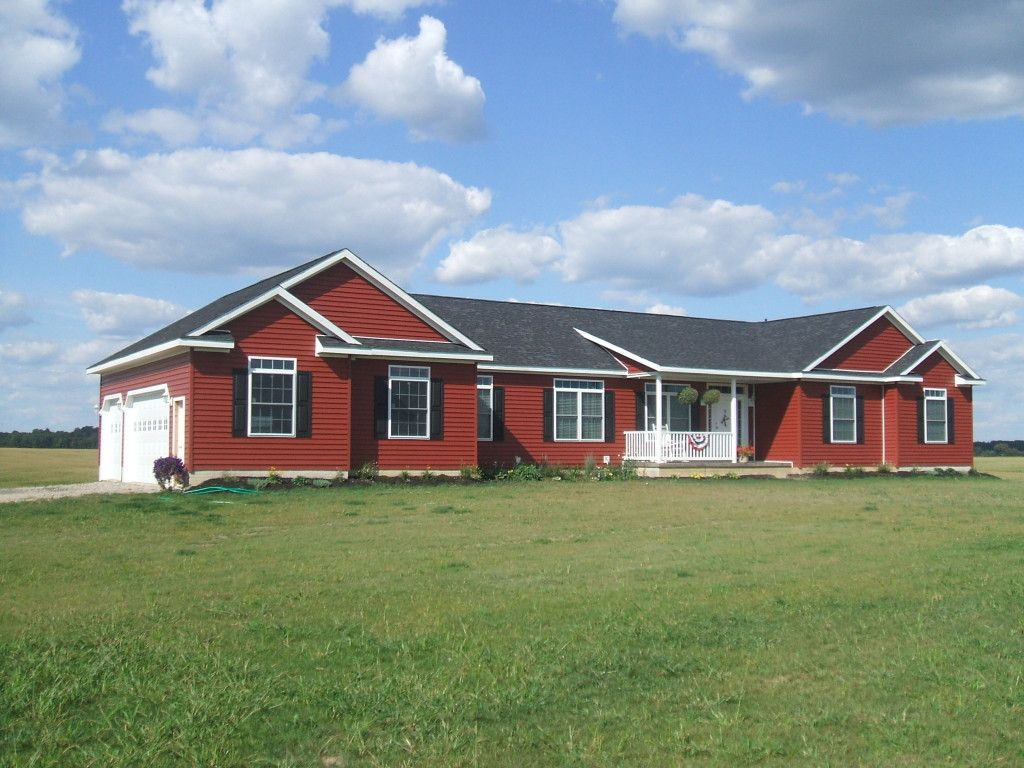
#> input picture Input-Files/House.jpg, 1024 x 768 px
$ jupyter execute CS4243-Tutorial-01-L1L2.ipynb   (shell and % lines are left out)
#> lines starting #> are read from the running program, lines starting #| are printed output that depends on the picture; after the words box and inside, x2 and y2 are one past the last pixel; in counts of white or black regions, pixels touching at a corner belong together
# Welcome to CS4243 Tutorial 1 Lecture 1 & 2
In this tutorial, we will walk through examples to have a better understanding for some concepts that we learnt in L1&L2.

You can opt to use images provided it the zipped folder or use your own image to run demo.

### Part 1
**Basic Operations on Images**

* Assume you have builded a new conda environment with python=3.8, then install basic python packages: imutils, opencv-python, scikit-image

[cell 1]
# Import the necessary packages that will be used in the following implementation
import imutils
import cv2
import matplotlib.pyplot as plt
import numpy as np
from skimage import color

* Load and display House.jpg

[cell 2]
# Reading an Image
img = cv2.imread('Input-Files/House.jpg')
#> img is the input picture: shape (768, 1024, 3); mean B, G, R 141.7, 148, 133.4
plt.title('BGR Image')
plt.imshow(img)
(h, w, d) = img.shape
#> h = 768; w = 1024; d = 3
print("hieght={}, width={}, depth={}".format(h, w, d))
#| hieght=768, width=1024, depth=3
print("Type of image = ", type(img))
#| Type of image =  <class 'numpy.ndarray'>

[cell 3]
# Convert from BGR to RGB
img = cv2.cvtColor(img, cv2.COLOR_BGR2RGB)
plt.imshow(img)
plt.title('RGB Image')

* Show image in R,G,B colour space, respectively

[cell 4]
############ You code here #########################
img = cv2.cvtColor(img, cv2.COLOR_BGR2RGB)
img_R, img_G, img_B = img[:, :, 0], img[:, :, 1], img[:, :, 2]


############ You code here #########################

plt.figure(figsize=(15, 5))
plt.subplot(1,3,1)
plt.title('R Channel')
plt.imshow(img_R, cmap='gray')
plt.subplot(1,3,2)
plt.title('G Channel')
plt.imshow(img_G, cmap='gray')
plt.subplot(1,3,3)
plt.title('B Channel')
plt.imshow(img_B, cmap='gray')

* Visualize the normalized color(rg-chromaticity) and intensity images

[cell 5]
############ You code here #########################
img_color = img / np.sum(img, axis=2, keepdims=True)
img_intensity = np.sum(img, axis=2) / 3

############ You code here #########################

plt.figure(figsize=(10, 5))
plt.subplot(1,2,1)
plt.title('Normalized color')
plt.imshow(img_color)
plt.subplot(1,2,2)
plt.title('Intensity')
plt.imshow(img_intensity, cmap='gray')
#> figure, not shown here; B, G, R data is drawn as R, G, B

* Convert RGB image into HSV colour space, and show H, S, V channels, respectively

[cell 6]
############ You code here #########################
import matplotlib.colors as mcolors
img_HSV = mcolors.rgb_to_hsv(img / 255.0)
#> img_HSV: shape (768, 1024, 3) float64; mean of channels 0, 1, 2 0.285, 0.336, 0.657
img_H = img_HSV[:, :, 0]
img_S = img_HSV[:, :, 1]
img_V = img_HSV[:, :, 2]


############ You code here #########################


plt.figure(figsize=(15, 5))
plt.subplot(1,3,1)
plt.title('H Channel')
plt.imshow(img_H, cmap='gray')
plt.subplot(1,3,2)
plt.title('S Channel')
plt.imshow(img_S, cmap='gray')
plt.subplot(1,3,3)
plt.title('V Channel')
plt.imshow(img_V, cmap='gray')

* Convert RGB image into grayscale

[cell 7]
# Convert the image to gray scale
# For color conversion, we use the function cv2.cvtColor(input_image, flag) where flag determines the type of conversion
img_gray = cv2.cvtColor(img, cv2.COLOR_RGB2GRAY)
plt.imshow(img_gray, cmap='gray')
print("Number of dimensions of image now = ", img_gray.ndim)
#| Number of dimensions of image now =  2
(h, w) = img_gray.shape
print("hieght={}, width={} ".format(h, w))
#| hieght=768, width=1024
print("Image intensities channel 1 = ", np.min(img_gray), ",", np.max(img_gray))
#| Image intensities channel 1 =  5 , 255

* Resize the greyscale image to different spatial resolutions (i.e., 2, 0.5, and 0.05 of original size)

[cell 8]
# Resizing the image, Spatial Resolution
# cv2.resize(src, dsize[, dst[, fx[, fy[, interpolation]]]]) → dst
plt.figure(figsize = (14,8))

img_gray1 = img_gray
plt.subplot(2, 2, 1)
plt.imshow(img_gray1, cmap = 'gray')

############ You code here #########################
h, w = img_gray1.shape[:2]
img_gray2 = cv2.resize(img_gray1, (h * 2, w * 2))
img_gray3 = cv2.resize(img_gray1, (h // 2, w // 2))
img_gray4 = cv2.resize(img_gray1, (h // 20, w // 20))
############ You code here #########################
plt.subplot(2, 2, 2)
plt.imshow(img_gray2, cmap = 'gray')

############ You code here #########################


############ You code here #########################
plt.subplot(2, 2, 3)
plt.imshow(img_gray3, cmap = 'gray')

plt.subplot(2, 2, 4)
############ You code here #########################


############ You code here #########################
plt.imshow(img_gray4, cmap = 'gray')

print("Size of X = ", img_gray1.shape[0], ",", img_gray1.shape[1])
#| Size of X =  768 , 1024
print("Size of 2X = ", img_gray2.shape[0], ",", img_gray2.shape[0])
#| Size of 2X =  2048 , 2048
print("Size of 0.5X = ", img_gray3.shape[0], ",", img_gray3.shape[0])
#| Size of 0.5X =  512 , 512
print("Size of 0.05X = ", img_gray4.shape[0], ",", img_gray4.shape[0])
#| Size of 0.05X =  51 , 51

### Part 2
**Histogram Normalization**

We will implement histogram stretching and histogram equalization.

[cell 9]
# Show image for histogram stretching
image1 = cv2.imread('Input-Files/Capture.jpeg')
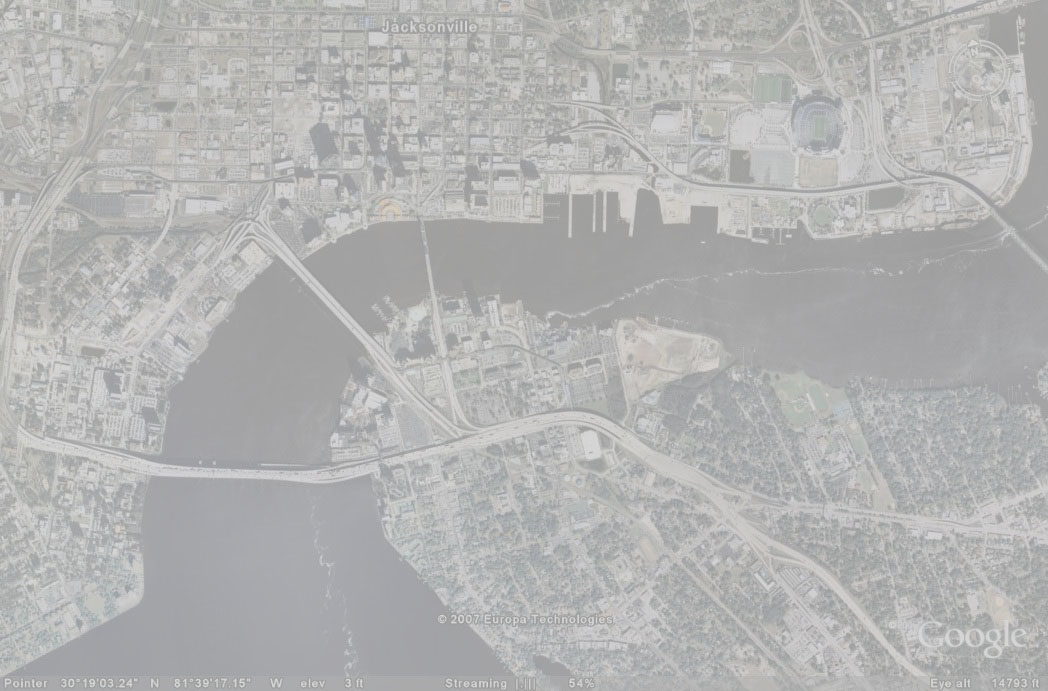
#> input picture Input-Files/Capture.jpeg, 1048 x 691 px
#> image1 is the input picture: shape (691, 1048, 3); mean B, G, R 178.8, 179.2, 178.9
plt.imshow(image1)

* Implement histogram stretching

[cell 10]
# Implement the code of histogram stretching
# Nomarlize to 0-1, then stretch to 0-255
def hist_stretch(image):
    ############ You code here #########################
    f1 = np.min(image)
#> f1 = 144
    f2 = np.max(image)
#> f2 = 227
    new_image = (image - f1) / (f2 - f1) * 255
    new_image = new_image.astype(np.uint8)


    ############ You code here #########################
    return new_image

* Visualize image histogram

[cell 11]
plt.figure(figsize=(14, 5))
plt.subplot(1,2,1)
plt.title('Original histogram')
plt.hist(image1.flatten(), bins=256, range=(0,256))
plt.subplot(1,2,2)
plt.title('Stretched histogram')
plt.hist(hist_stretch(image1).flatten(), bins=256, range=(0,256))


plt.figure(figsize=(15, 8))
plt.subplot(1,2,1)
plt.title('Original image')
plt.imshow(image1)

plt.subplot(1,2,2)
plt.title('Histogram stretched image')
plt.imshow(hist_stretch(image1))
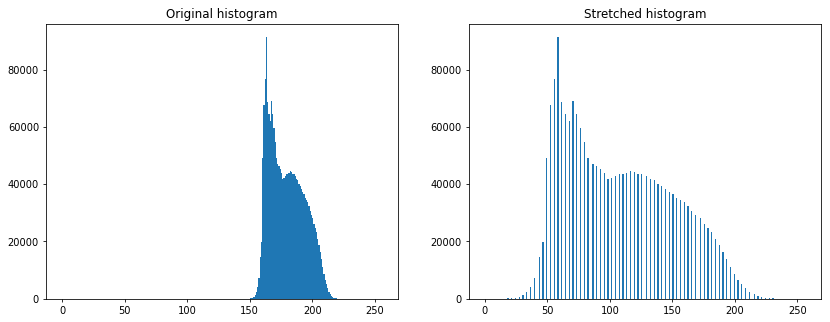
#> figure drawn by matplotlib, 2 panels; panel 1: tallest bar 91533 high, from x = 163 to 164; panel 2: tallest bar 91533 high, from x = 58 to 59
#> figure, not shown here; B, G, R data is drawn as R, G, B

[cell 12]
# Show image for histogram equalization
image2 = cv2.imread('Input-Files/Capture.jpeg')
plt.imshow(image2)

* Implement histogram equalization as described in L2 slide 13

[cell 13]
# Implement the code of cumulative distribution function and histogram equalization as described in L2 slide 13
# Map each intensity to 255*cumulative_proportion


def cal_cdf(x):
    ############ You code here #########################
    df, _= np.histogram(x, range=(0, 256), bins=256)
#> df = 256 values, max 91533 at index 163, min 0 at index 0, mean 8486.3
    cdf = np.cumsum(df)
#> cdf = 256 values from 0 to 2172504
    cdf_normalized = cdf / cdf[-1]
#> cdf_normalized = 256 values from 0 to 1
    hist_max = np.max(df)
#> hist_max = 91533


    ############ You code here #########################

    return cdf_normalized, hist_max


def hist_equalize(image):
    ############ You code here #########################
    if image.ndim == 2:
        df, _ = np.histogram(image, range=(0, 256), bins=256)
        cdf = np.cumsum(df)
        cdf_normalised = cdf / cdf[-1]
        new_image = cdf_normalised[image] * 255
    else:
        new_image = np.copy(image)
        for i in range(3):
            df, _ = np.histogram(image[:, :, i], range=(0, 256), bins=256)
            cdf = np.cumsum(df)
            cdf_normalised = cdf / cdf[-1]
            new_image[:, :, i] = cdf_normalised[image[:, :, i]] * 255

    ############ You code here #########################

    return new_image

* Visualize image histogram

[cell 14]
plt.figure(figsize=(14, 5))
plt.subplot(1,2,1)
plt.title('Original histogram')
cdf_normalized, hist_max =  cal_cdf(image2.flatten())
#> cdf_normalized = 256 values from 0 to 1; hist_max = 91533
plt.plot(cdf_normalized * hist_max, color = 'b')
plt.hist(image2.flatten(), 256, [0,256], color = 'r')


plt.subplot(1,2,2)
plt.title('Equalized histogram')
image2_equalized = hist_equalize(image2)
#> after the loop in hist_equalize, `for i in range(3):`:
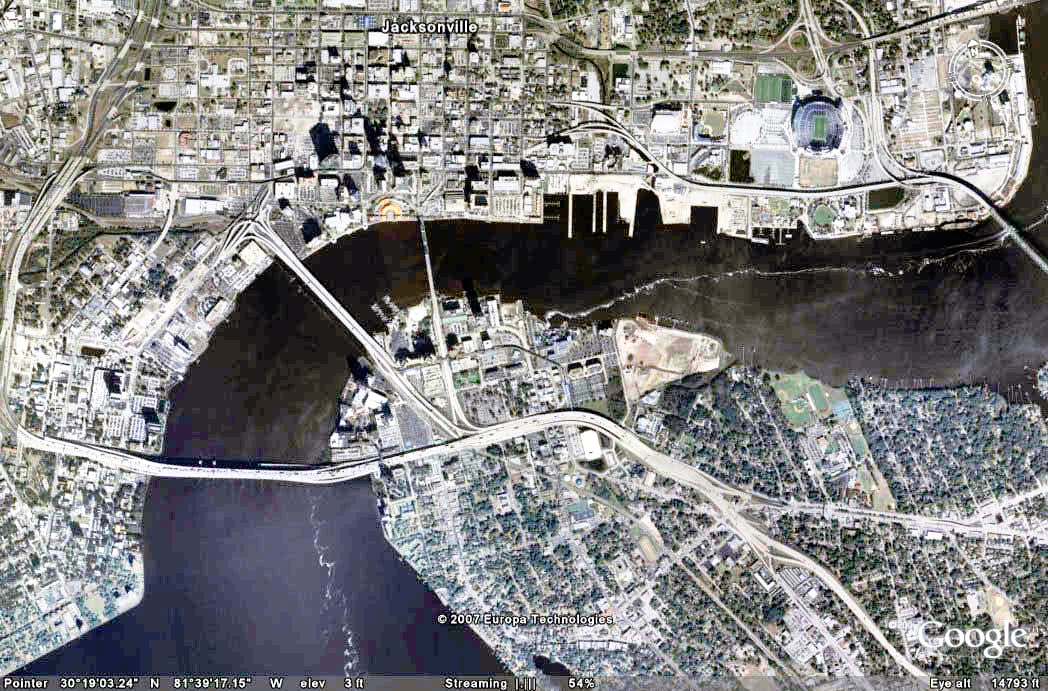
#> new_image: shape (691, 1048, 3); mean B, G, R 129.8, 129.7, 129.8
cdf_normalized, hist_max =  cal_cdf(image2_equalized.flatten())
#> cdf_normalized = 256 values from 0.00299 to 1; hist_max = 48540
plt.plot(cdf_normalized * hist_max, color = 'b')
plt.hist(image2_equalized.flatten(), 256, [0,256], color = 'r')

plt.figure(figsize=(15, 8))
plt.subplot(1,2,1)
plt.title('Original image')
plt.imshow(image2)

plt.subplot(1,2,2)
plt.title('Histogram equalized image')
plt.imshow(image2_equalized)
#> figure, not shown here; panel 1: tallest bar 91533 high, from x = 163 to 164; panel 1: curve peaks at x = 227, y = 91533; panel 2: tallest bar 48540 high, from x = 39 to 40; panel 2: curve peaks at x = 255, y = 48540
#> figure, not shown here; B, G, R data is drawn as R, G, B

[cell 15]
# Compare with the built-in cv2.equalizeHist and try to find out why if there is a difference
# difference is cv2.equalizeHist only works with greyscale images
############ You code here #########################
image2_cv_equalized = cv2.equalizeHist(cv2.cvtColor(image2, cv2.COLOR_RGB2GRAY))
plt.title('Histogram equalized image using cv2.equalizeHist')
plt.imshow(image2_cv_equalized, cmap='grey')


############ You code here #########################

* Access a pixel or window of data in an image

It looks like the stadium is near the pixcel [100, 800], can you show the cropped image of stadiuum? Can you compare the pixcel vaule of [100, 800] before and after histogram equalization?

[cell 16]
############ You code here #########################
R, C = 40, 40
X, Y = 120, 820
img_cropped = image2[X - R:X + R, Y - C:Y + C]
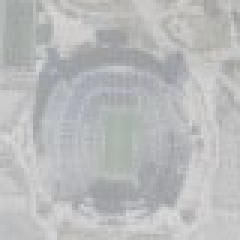
#> img_cropped: shape (80, 80, 3) (shown 3 times larger); mean B, G, R 186.8, 186.3, 185.2
plt.subplot(1, 2, 1)
plt.imshow(img_cropped)
plt.subplot(1, 2, 2)
plt.imshow(hist_equalize(img_cropped))
#> after the loop in hist_equalize (call 2), `for i in range(3):`:
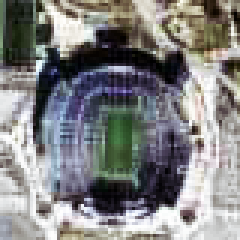
#> new_image: shape (80, 80, 3) (shown 3 times larger); mean B, G, R 129.8, 129.7, 129.6


############ You code here #########################
#> figure, not shown here; B, G, R data is drawn as R, G, B

### Part 3
**Image Filtering**

We will show some examples of kernel filtering, which includes gaussian kernel, box kernel, and sharpening kernel.

[cell 17]
syn_img = cv2.imread('Input-Files/Synthetic.png')
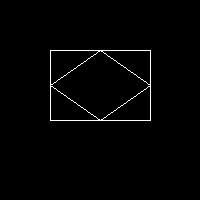
#> input picture Input-Files/Synthetic.png, 200 x 200 px
#> syn_img is the input picture: shape (200, 200, 3); 1.3% white in thin lines or dots, all inside (x1, y1, x2, y2) = (50, 50, 151, 121)
real_img = cv2.imread('Input-Files/Building.png')
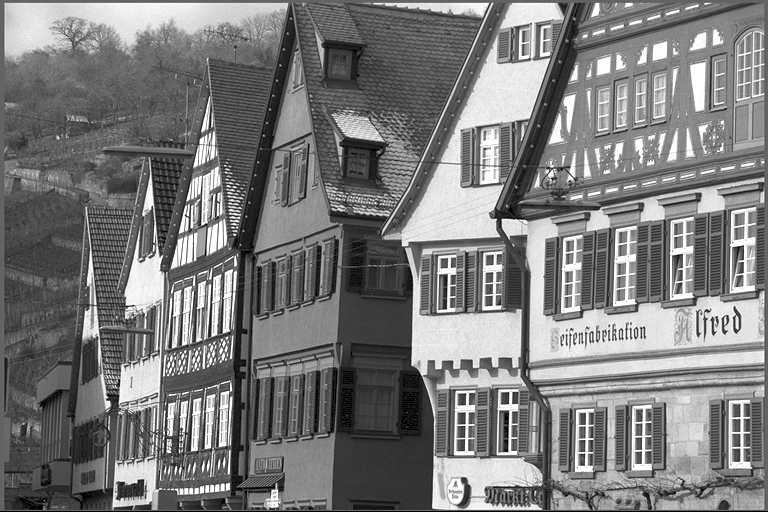
#> input picture Input-Files/Building.png, 768 x 512 px
#> real_img is the input picture: shape (512, 768, 3); min 0, max 255, mean 123

plt.figure(figsize=(13, 5))
plt.subplot(1,2,1)
plt.title('Synthetic image')
plt.imshow(syn_img, cmap = 'gray')
plt.subplot(1,2,2)
plt.title('Real image')
plt.imshow(real_img, cmap = 'gray')

[cell 18]
# implement Gaussian kernel(use built-in function) and box kernel

def get_gaussian_kernel(kernel_size, sigma):
    ############ You code here #########################
    x = np.linspace(-kernel_size / 2, kernel_size / 2, kernel_size)
    y = np.copy(x)
    xv, yv = np.meshgrid(x, y)
    gaussian_kernel = (1 / (2 * np.pi * sigma ** 2)) * np.exp(-(xv ** 2 + yv ** 2) / (2 * sigma ** 2))


    ############ You code here #########################
    return gaussian_kernel

def get_box_kernel(kernel_size):
    ############ You code here #########################
    box_kernel = np.ones((kernel_size, kernel_size)) / (kernel_size ** 2)


    ############ You code here #########################
    return box_kernel

[cell 19]
gaussian_k_1 = get_gaussian_kernel(30,10)
# implement box filter
box_k_1 = get_box_kernel(30)

gaussian_k_2 = get_gaussian_kernel(5,3)
# implement box filter
box_k_2 = get_box_kernel(5)

# Apply gaussian kernel on images
syn_gaussian = cv2.filter2D(syn_img, -1, gaussian_k_2)
real_gaussian = cv2.filter2D(real_img, -1, gaussian_k_1)
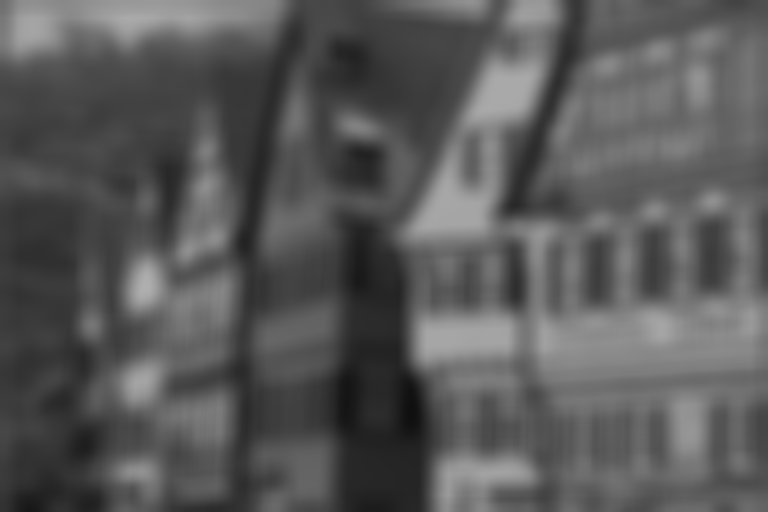
#> real_gaussian: shape (512, 768, 3); min 15, max 175, mean 89

# Apply box kernel on images
syn_box = cv2.filter2D(syn_img, -1, box_k_2)
real_box = cv2.filter2D(real_img, -1, box_k_1)

plt.figure(figsize=(13, 10))
plt.subplot(2,2,1)
plt.title('Gaussian fitering')
plt.imshow(syn_gaussian)
plt.subplot(2,2,2)
plt.title('Box filtering')
plt.imshow(syn_box)
plt.subplot(2,2,3)
plt.title('Gaussian fitering')
plt.imshow(real_gaussian)
plt.subplot(2,2,4)
plt.title('Box fitering')
plt.imshow(real_box)

[cell 20]
image4 = cv2.imread('Input-Files/Sharpen.jpeg')
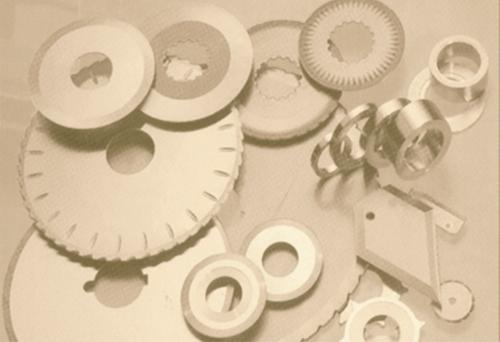
#> input picture Input-Files/Sharpen.jpeg, 500 x 342 px
#> image4 is the input picture: shape (342, 500, 3); mean B, G, R 161.2, 191.6, 213.7
image4 = cv2.cvtColor(image4, cv2.COLOR_BGR2RGB)

# Implement sharpening kernel
############ You code here #########################
sharpen_k = np.array([
    [-1,-1,-1],
    [-1,9,-1],
    [-1,-1,-1]
])

# sharpening on syn_gaussian
syn_gaussian_sharpen = cv2.filter2D(syn_gaussian, -1, sharpen_k)

# sharpening on syn_img
syn_sharpen = cv2.filter2D(syn_img, -1, sharpen_k)

# sharpening filter on image4
image4_sharpen = cv2.filter2D(image4, -1, sharpen_k)
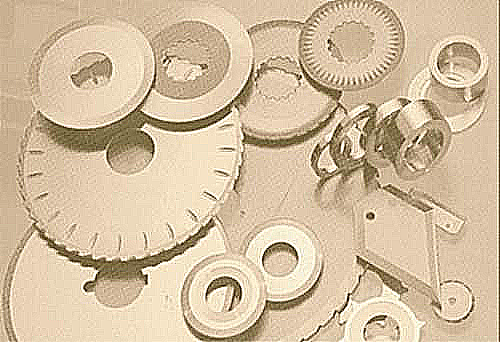
#> image4_sharpen: shape (342, 500, 3); mean R, G, B 212, 190.9, 161.1
############ You code here #########################


plt.figure(figsize=(13, 15))
plt.subplot(3,2,1)
plt.title('Gaussian filtering')
plt.imshow(syn_gaussian)
plt.subplot(3,2,2)
plt.title('Sharpening on gaussian smoothing')
plt.imshow(syn_gaussian_sharpen)
plt.subplot(3,2,3)
plt.title('Original image')
plt.imshow(syn_img)
plt.subplot(3,2,4)
plt.title('Sharpening on original image')
plt.imshow(syn_sharpen)
plt.subplot(3,2,5)
plt.title('Original image')
plt.imshow(image4)
plt.subplot(3,2,6)
plt.title('Sharpening on original image')
plt.imshow(image4_sharpen)
